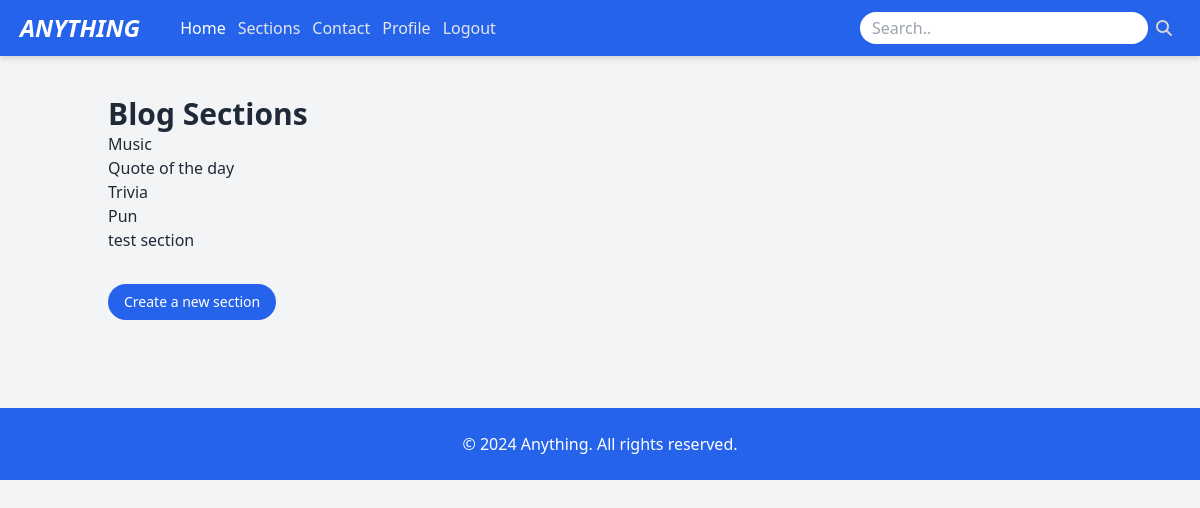
Before: /sections/ (signed in) with the older database file.
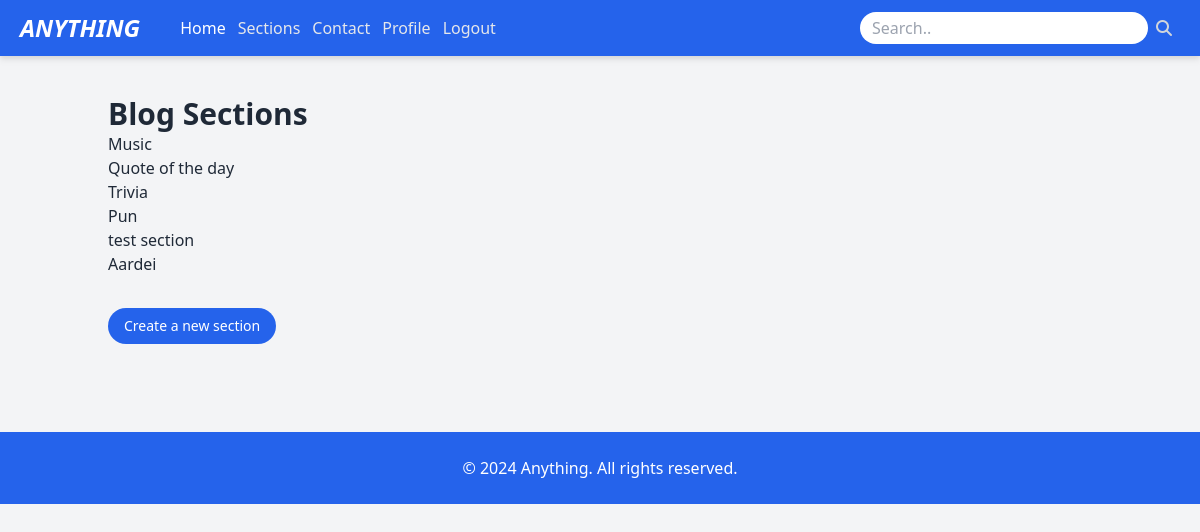
After: the same page with the newer database file.
### blog_anything/models.py (models this page shows, shortened)
class Section(models.Model):
    name = models.CharField(max_length=100)
    slug = models.SlugField(unique=True)
    created_by = models.ForeignKey(User, on_delete=models.CASCADE, related_name='sections')

### blog_anything/views.py (the view)
# urls.py: path('sections/', views.section_list, name='section_list'),
@login_required
def section_list(request):
    sections = Section.objects.all()
    return render(request, 'blog_anything/section_list.html', {'sections': sections})

### blog_anything/templates/blog_anything/section_list.html (shortened to what this page needs)
{% extends 'base.html' %}
{% load static %}
{% block content %}
<body class="bg-gray-100">
    <div class="container mx-auto p-5">
        <h1 class="text-3xl text-red font-bold">Blog Sections</h1>
        <ul>
            {% for section in sections %}
                <li>
                    <a href="{% url 'post_list' section.slug %}">{{ section.name }}</a>
                </li>
            {% endfor %}
        </ul>
        <div class="flex">
            <button class="mt-8 rounded-full bg-blue-600 px-4 py-2 text-sm font-medium flex text-white" onclick="document.body.classList.toggle('dark')">
                <a href="{% url 'create' %}">Create a new section</a>
            </button>
        </div>
    </div>
</body>
{% endblock %}

Changed rows visible on the page:
added Section: name "Aardei"
